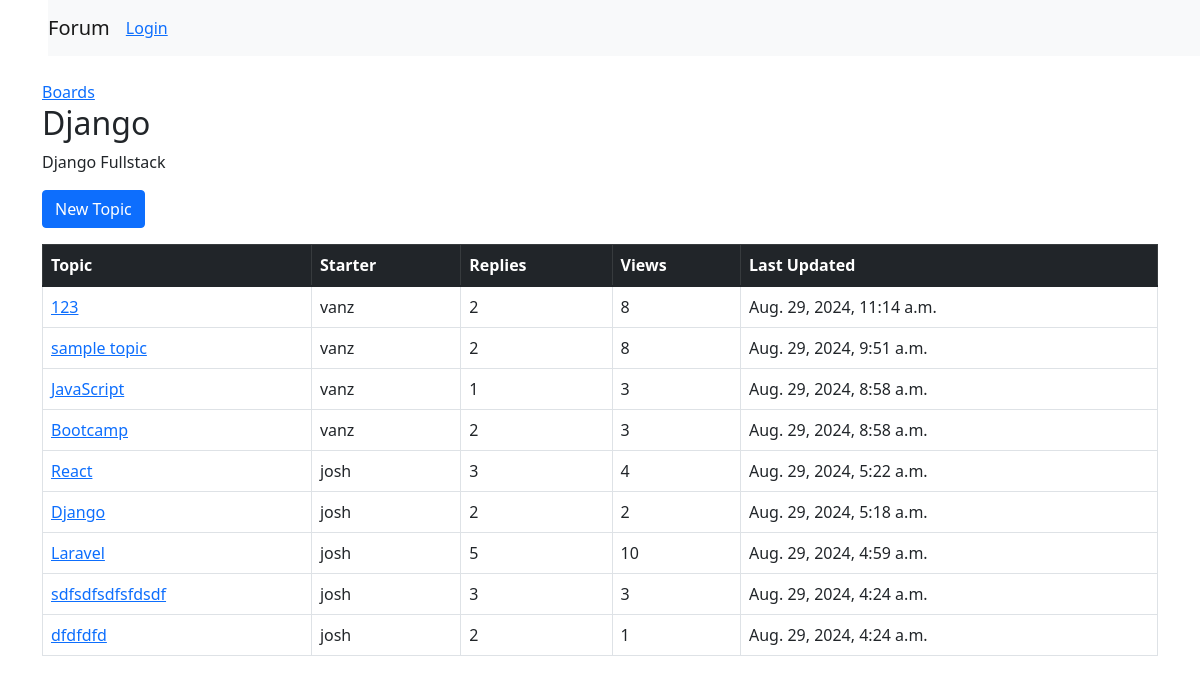
The app's page /boards/1/ with its own data.
### board/models.py (models this page shows, shortened)
class Board(models.Model):
    name = models.CharField(max_length=30, unique=True)
    description = models.CharField(max_length=100)

class Topic(models.Model):
    subject = models.CharField(max_length=255)
    last_updated = models.DateTimeField(auto_now_add=True)
    board = models.ForeignKey(Board, related_name='topics', on_delete=models.CASCADE)
    starter = models.ForeignKey(User, related_name='topics', on_delete=models.CASCADE)
    views = models.PositiveIntegerField(default=0)

### board/views.py (the view)
# urls.py: path('boards/<int:pk>/', views.board_topics, name='board_topics'),
def board_topics(request, pk):
    boards = get_object_or_404(Board, pk=pk)
    topics = boards.topics.order_by('-last_updated').annotate(replies=Count('posts'))
    return render(request, 'boards/boards.html', {'board': boards, 'topics': topics})

### templates/boards/boards.html (shortened to what this page needs)
{% extends 'base.html' %}
{% block content %}
<span>     <a href="{% url 'home' %}" class="">Boards</a>
</span>
<span> <h2> {{ board.name }}</h2> </span>
<p>{{ board.description }}</p>
<a href="{% url 'new_topic' board.pk %}" class="btn btn-primary">New Topic</a>
<table class="table table-hover table-bordered mt-3">
    <thead class="table-dark">
        <tr>
            <th>Topic</th>
            <th>Starter</th>
            <th>Replies</th>
            <th>Views</th>
            <th>Last Updated</th>
        </tr>
    </thead>
    <tbody>
        {% for topic in topics %}
          <tr>
            <td><a href="{% url 'topic_posts' board.pk topic.pk %}">{{ topic.subject }}</a></td>
            <td>{{ topic.starter.username }}</td>
            <td>{{ topic.replies }}</td>
            <td>{{ topic.views }}</td>
            <td>{{ topic.last_updated }}</td>
          </tr>
        {% endfor %}
      </tbody>
</table>
{% endblock %}

### records on screen
Board: name "Django", description "Django Fullstack"
Topic: subject "123", starter.username "vanz", replies "2", views "8", last_updated "Aug. 29, 2024, 11:14 a.m."
Topic: subject "sample topic", starter.username "vanz", replies "2", views "8", last_updated "Aug. 29, 2024, 9:51 a.m."
Topic: subject "JavaScript", starter.username "vanz", replies "1", views "3", last_updated "Aug. 29, 2024, 8:58 a.m."
Topic: subject "Bootcamp", starter.username "vanz", replies "2", views "3", last_updated "Aug. 29, 2024, 8:58 a.m."
Topic: subject "React", starter.username "josh", replies "3", views "4", last_updated "Aug. 29, 2024, 5:22 a.m."
Topic: subject "Django", starter.username "josh", replies "2", views "2", last_updated "Aug. 29, 2024, 5:18 a.m."
Topic: subject "Laravel", starter.username "josh", replies "5", views "10", last_updated "Aug. 29, 2024, 4:59 a.m."
Topic: subject "sdfsdfsdfsfdsdf", starter.username "josh", replies "3", views "3", last_updated "Aug. 29, 2024, 4:24 a.m."
Topic: subject "dfdfdfd", starter.username "josh", replies "2", views "1", last_updated "Aug. 29, 2024, 4:24 a.m."
